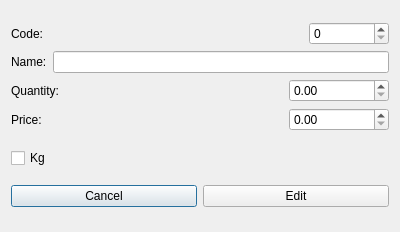
<?xml version="1.0" encoding="UTF-8"?>
<ui version="4.0">
 <class>Dialog_edit2</class>
 <widget class="QDialog" name="Dialog_edit2">
  <property name="geometry">
   <rect>
    <x>0</x>
    <y>0</y>
    <width>400</width>
    <height>232</height>
   </rect>
  </property>
  <property name="windowTitle">
   <string>Dialog</string>
  </property>
  <layout class="QVBoxLayout" name="verticalLayout_2">
   <item>
    <layout class="QVBoxLayout" name="verticalLayout">
     <item>
      <layout class="QHBoxLayout" name="horizontalLayout_2">
       <item>
        <widget class="QLabel" name="label_4">
         <property name="text">
          <string>Code:</string>
         </property>
        </widget>
       </item>
       <item>
        <widget class="QSpinBox" name="spinBox_Code">
         <property name="sizePolicy">
          <sizepolicy hsizetype="Fixed" vsizetype="Fixed">
           <horstretch>0</horstretch>
           <verstretch>0</verstretch>
          </sizepolicy>
         </property>
         <property name="minimumSize">
          <size>
           <width>80</width>
           <height>0</height>
          </size>
         </property>
         <property name="maximum">
          <number>9999</number>
         </property>
        </widget>
       </item>
      </layout>
     </item>
     <item>
      <layout class="QHBoxLayout" name="horizontalLayout_5">
       <item>
        <widget class="QLabel" name="label">
         <property name="text">
          <string>Name:</string>
         </property>
        </widget>
       </item>
       <item>
        <widget class="QLineEdit" name="lineEdit_Name"/>
       </item>
      </layout>
     </item>
     <item>
      <layout class="QHBoxLayout" name="horizontalLayout_4">
       <item>
        <widget class="QLabel" name="label_2">
         <property name="text">
          <string>Quantity:</string>
         </property>
        </widget>
       </item>
       <item>
        <widget class="QDoubleSpinBox" name="doubleSpinBox_Quantity">
         <property name="sizePolicy">
          <sizepolicy hsizetype="Fixed" vsizetype="Fixed">
           <horstretch>0</horstretch>
           <verstretch>0</verstretch>
          </sizepolicy>
         </property>
         <property name="minimumSize">
          <size>
           <width>100</width>
           <height>0</height>
          </size>
         </property>
         <property name="maximum">
          <double>9999.989999999999782</double>
         </property>
        </widget>
       </item>
      </layout>
     </item>
     <item>
      <layout class="QHBoxLayout" name="horizontalLayout_3">
       <item>
        <widget class="QLabel" name="label_3">
         <property name="text">
          <string>Price:</string>
         </property>
        </widget>
       </item>
       <item>
        <widget class="QDoubleSpinBox" name="doubleSpinBox_Price">
         <property name="sizePolicy">
          <sizepolicy hsizetype="Fixed" vsizetype="Fixed">
           <horstretch>0</horstretch>
           <verstretch>0</verstretch>
          </sizepolicy>
         </property>
         <property name="minimumSize">
          <size>
           <width>100</width>
           <height>0</height>
          </size>
         </property>
         <property name="maximum">
          <double>9999.989999999999782</double>
         </property>
        </widget>
       </item>
      </layout>
     </item>
    </layout>
   </item>
   <item>
    <widget class="QCheckBox" name="checkBox_Kg">
     <property name="text">
      <string>Kg</string>
     </property>
    </widget>
   </item>
   <item>
    <layout class="QHBoxLayout" name="horizontalLayout">
     <item>
      <widget class="QPushButton" name="pushButton">
       <property name="text">
        <string>Cancel</string>
       </property>
      </widget>
     </item>
     <item>
      <widget class="QPushButton" name="pushButton_2">
       <property name="text">
        <string>Edit</string>
       </property>
      </widget>
     </item>
    </layout>
   </item>
  </layout>
 </widget>
 <resources/>
 <connections/>
</ui>
